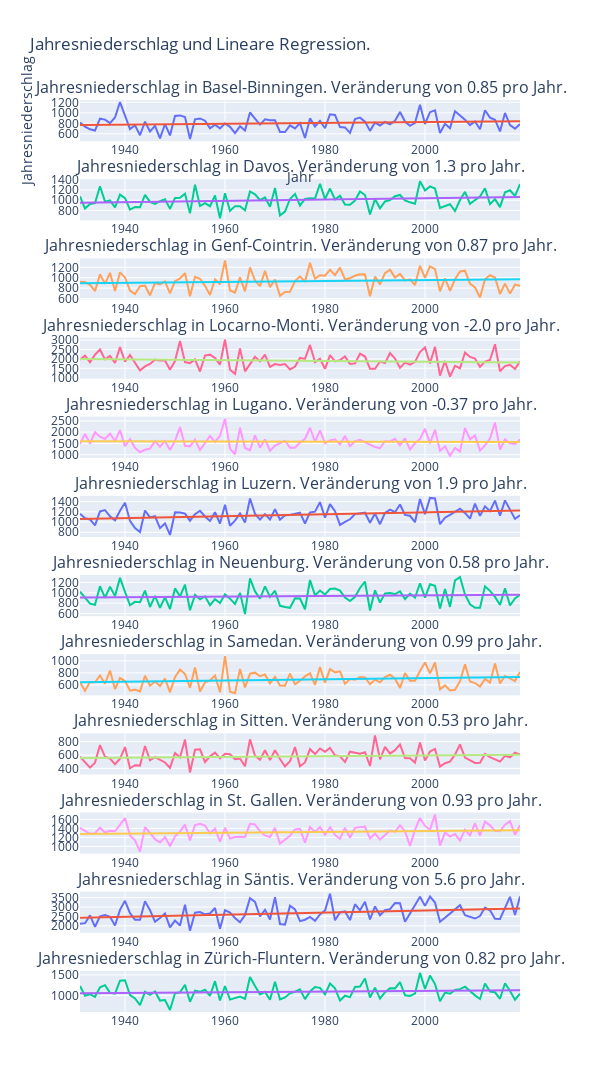

Here is the notebook cell this chart was saved with:
### Markdown cell above
## Niederschlag pro Region mit Lineare Regression

### Code cell
fig = plot_linreg_subplots(df_jahresniederschlag, 'Jahresniederschlag')
fig.show()
